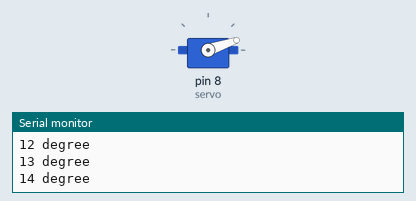
Recording of a sketch running on a simulated Arduino Uno, built with avr-gcc and run on an emulated ATmega328P. Parts: servo, the last lines printed to the serial monitor.

Above: at 0.05 s.
At 5.45 s:
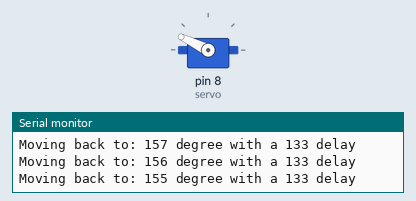
At 10.95 s:
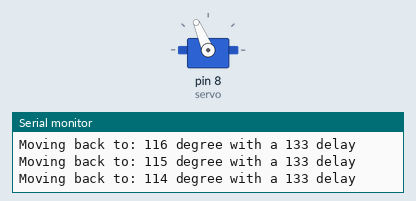
At 21.95 s:
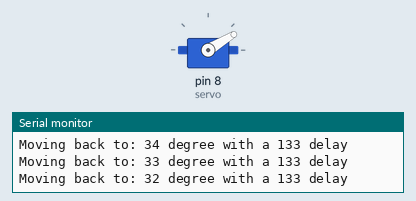
Timing chart, 0 to 32.1 s (numbered marks = the images above):
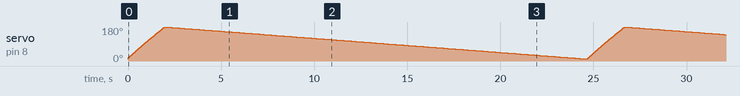

The sketch:

simple-sample.ino
```cpp
//infinite loop the servo never will stop.

// brow cable ground
// red cable 5v
// yellow pin of your choice.

#include <Servo.h>
Servo servo;
int angle = 10;

void setup() {
  servo.attach(8);
  servo.write(angle);
  Serial.begin(9600);
}

void loop()
{
 // scan from 0 to 180 degrees
  for(angle = 10; angle < 180; angle++)
  {
    servo.write(angle);
    delay(1);  //speed
    Serial.print(angle);
    Serial.println(" degree");
    digitalWrite(2, LOW); // turn off led
  }
  // now scan back from 180 to 0 degrees
  for(angle = 180; angle > 10; angle--)
  {
     servo.write(angle);
     delay(133);  //speed
     Serial.print("Moving back to: ");
     Serial.print(angle);
     Serial.println(" degree with a 133 delay");
     digitalWrite(2, HIGH); // turn on led
  }
}
```
